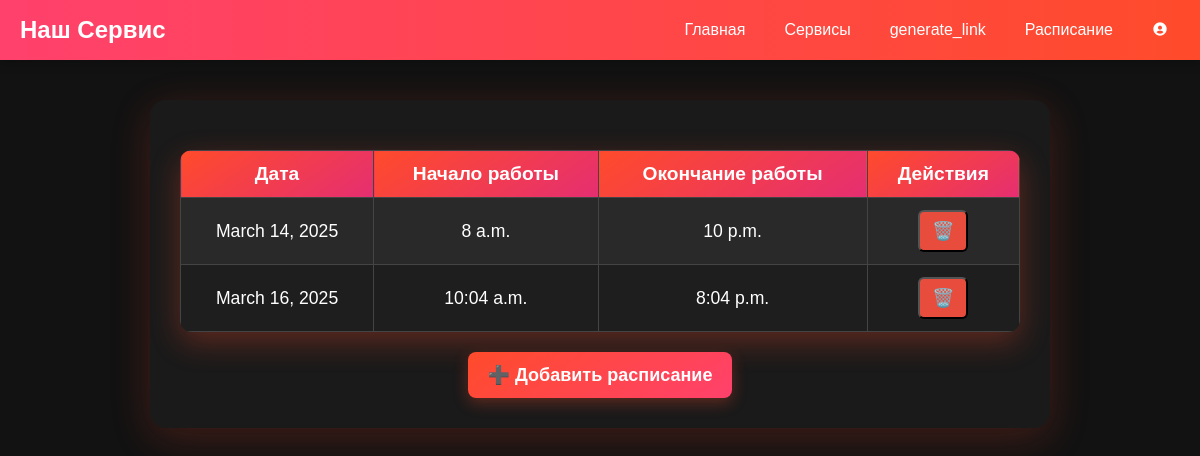
Before: /services/schedule/ (signed in) with the older database file.
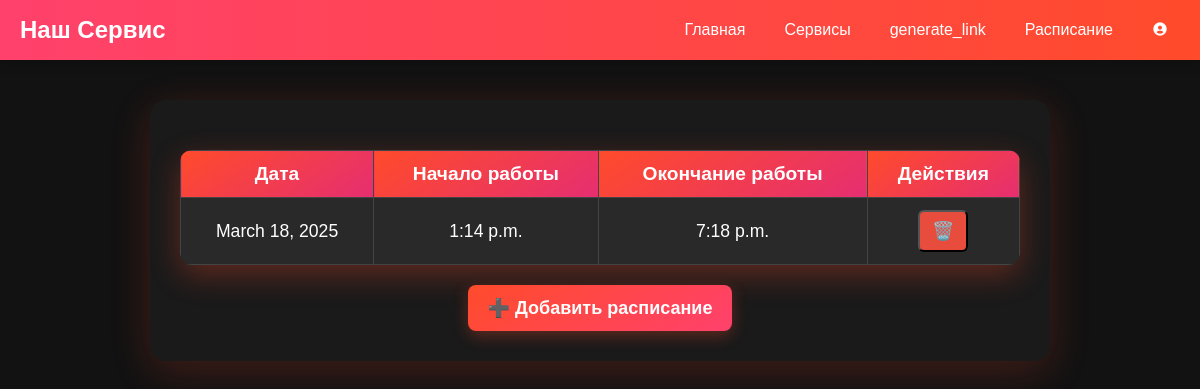
After: the same page with the newer database file.
### services/models.py (models this page shows, shortened)
class WorkSchedule(models.Model):
    user = models.ForeignKey(User, on_delete=models.CASCADE)
    schedule_date = models.DateField()
    start_time = models.TimeField()
    end_time = models.TimeField()
    is_available = models.BooleanField(default=False)
    class Meta:
        verbose_name = "Work Schedule"
        verbose_name_plural = "Work Schedules"
        ordering = ["schedule_date", "start_time"]

### services/views.py (the view)
# urls.py: path("schedule/", WorkScheduleListView.as_view(), name="schedule_list"),
class WorkScheduleListView(LoginRequiredMixin, ListView):
    model = WorkSchedule
    template_name = "services/schedule_list.html"
    context_object_name = "schedules"
    def get_queryset(self):
        return WorkSchedule.objects.filter(user=self.request.user)  # Фильтр по текущему пользователю

### services/templates/services/workschedule_list.html (shortened to what this page needs)
{% extends "main_page/base.html" %}
{% load static %}
{% block extra_css %}
    <link rel="stylesheet" href="{% static 'services/css/work_schedule_list.css' %}">
{% endblock %}
{% block body %}
    {% include "main_page/base.html" %}
    <div class="schedule-list-container">
        {% if schedules %}
            <table class="schedule-table">
                <thead>
                    <tr>
                        <th>Дата</th>
                        <th>Начало работы</th>
                        <th>Окончание работы</th>
                        <th>Действия</th>
                    </tr>
                </thead>
                <tbody>
                    {% for schedule in schedules %}
                        <tr id="schedule-{{ schedule.id }}">
                            <td>{{ schedule.schedule_date }}</td>
                            <td>{{ schedule.start_time }}</td>
                            <td>{{ schedule.end_time }}</td>
                            <td>
                                {% if user.is_staff %}
                                    <form method="POST" action="{% url 'service:schedule_delete' schedule.id %}">
                                        <button type="submit" class="delete-btn">🗑️</button>
                                    </form>
                                {% endif %}
                            </td>
                        </tr>
                    {% endfor %}
                </tbody>
            </table>
        {% else %}
            <p class="no-schedule-msg">У вас пока нет расписания.</p>
        {% endif %}
        {% if user.is_staff %}
            <div class="add-schedule-container">
                <a href="{% url 'service:schedule_add' %}" class="add-schedule-btn">➕ Добавить расписание</a>
            </div>
        {% endif %}
    </div>
{% endblock %}

### main_page/templates/main_page/base.html (shortened to what this page needs)
<!DOCTYPE html>
<html lang="en">
<head>
{% load static %}
{% load humanize %}
    {% block extra_css %}
        <link rel="stylesheet" href="{% static "main_page/css/navbar.css" %}">
        <link href='https://unpkg.com/boxicons@2.1.4/css/boxicons.min.css' rel='stylesheet'>
    {% endblock %}
</head>
{%block body%}
<body>
    <header>
        <nav class="navbar">
            <div class="navbar-logo">
                <a href="#">Наш Сервис</a>
            </div>
            <ul class="navbar-links">
                {% if user.is_authenticated %}
                <li><a href="{%url 'main:order'%}">Главная</a></li>
                <li><a href="{% url 'service:service_list'%}">Сервисы</a></li>
                <li><a href="{%url 'main:generate_link'%}">generate_link</a></li>
                <li><a href="{% url 'service:schedule_list'%}">Расписание</a></li>
                    <li class="dropdown">
                        <a href="#">
                            <i class='bx bxs-user-circle'></i>
                        </a>
                    </li>
                {% else %}
                    <li><a href="{% url 'user:login' %}"><i class='bx bxs-user-circle'></i></a></li>
                    <li><a href="{% url 'user:registration' %}">Registration</a></li>
                {% endif %}
            </ul>
        </nav>
    </header>
</body>
{%endblock%}
</body>
</html>

### services/static/services/css/work_schedule_list.css (style rules this page uses)
body { font-family: 'Poppins', sans-serif; margin: 0; padding: 0; background-color: #0d0d0d; color: #fff; text-align: center; }
.schedule-list-container { max-width: 900px; margin: 40px auto; padding: 30px; background: #1a1a1a; border-radius: 16px; box-shadow: 0 10px 40px rgba(255, 75, 43, 0.2); animation: fadeIn 0.8s ease-in-out; }
.schedule-table { width: 100%; border-collapse: collapse; margin-top: 20px; background: #222; border-radius: 12px; overflow: hidden; box-shadow: 0 10px 30px rgba(255, 75, 43, 0.3); }
.schedule-table th, .schedule-table td { border: 1px solid #444; padding: 12px; text-align: center; }
.schedule-table th { background: linear-gradient(145deg, #ff4b2b, #e52e71); font-size: 1.2em; }
.schedule-table td { font-size: 1.1em; }
.schedule-table tbody tr:nth-child(odd) { background-color: #292929; }
.edit-btn, .delete-btn { text-decoration: none; font-size: 18px; padding: 8px 12px; border-radius: 6px; transition: all 0.3s ease; }
.delete-btn { color: white; background: #e74c3c; }
.add-schedule-container { text-align: center; margin-top: 20px; }
.add-schedule-btn { display: inline-block; padding: 12px 20px; font-size: 18px; font-weight: bold; color: white; background: linear-gradient(145deg, #ff4b2b, #ff416c); border-radius: 8px; text-decoration: none; transition: all 0.3s ease; box-shadow: 0 5px 15px rgba(255, 75, 43, 0.3); }

### main_page/static/main_page/css/navbar.css (style rules this page uses)
* { margin: 0; padding: 0; box-sizing: border-box; }
body { font-family: 'Poppins', sans-serif; background-color: #121212; color: #fff; padding-top: 60px; }
.navbar { position: fixed; top: 0; left: 0; width: 100%; height: 60px; background: linear-gradient(90deg, #ff416c, #ff4b2b); display: flex; justify-content: space-between; align-items: center; padding: 0 20px; z-index: 9999; box-shadow: 0 4px 10px rgba(0, 0, 0, 0.2); }
.navbar-logo a { font-size: 1.5em; font-weight: 600; color: #fff; text-decoration: none; transition: 0.3s; }
.navbar-links { list-style: none; display: flex; gap: 15px; }
.navbar-links li { display: inline-block; }
.navbar-links a { color: #fff; text-decoration: none; font-size: 1em; font-weight: 500; transition: 0.3s; padding: 8px 12px; border-radius: 5px; }
.dropdown { position: relative; display: inline-block; }

Changed rows visible on the page:
removed WorkSchedule: schedule_date "March 14, 2025", start_time "8 a.m.", end_time "10 p.m."
removed WorkSchedule: schedule_date "March 16, 2025", start_time "10:04 a.m.", end_time "8:04 p.m."
added WorkSchedule: schedule_date "March 18, 2025", start_time "1:14 p.m.", end_time "7:18 p.m."
